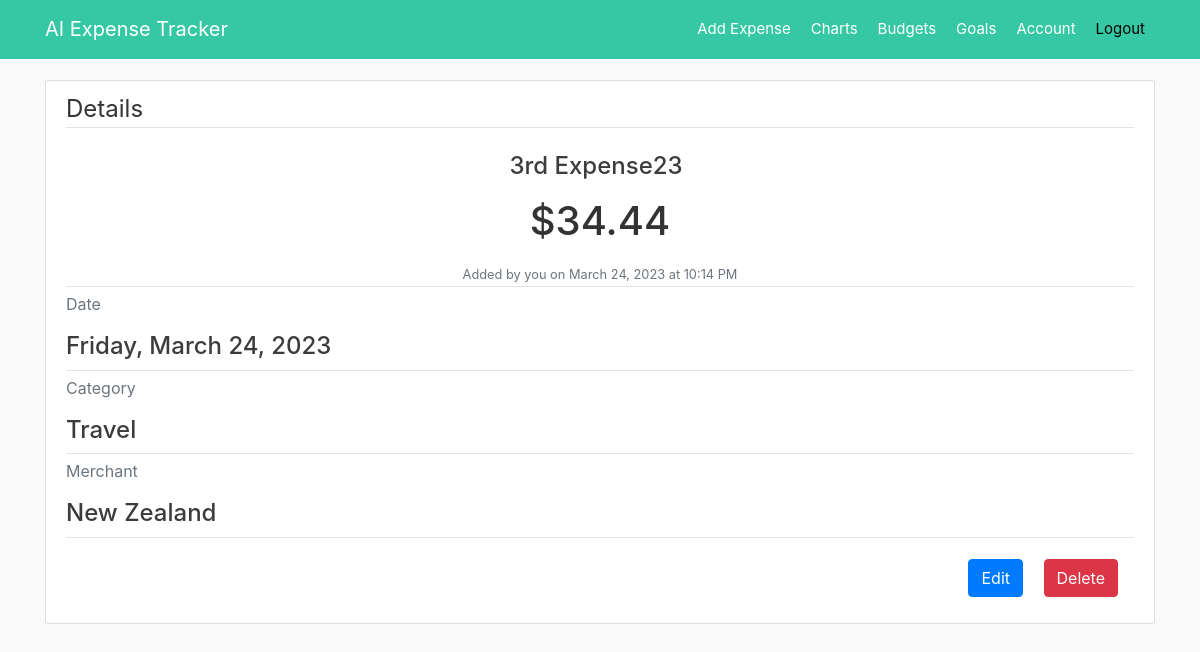
The page /expense/3 (signed in) on the database its author committed.
### app/models.py (models this page shows, shortened)
class Expense(db.Model):
    id = db.Column(db.Integer, primary_key=True)
    title = db.Column(db.String(100), nullable=False)
    amount = db.Column(db.Numeric(precision=8, asdecimal=False,
                       decimal_return_scale=2), nullable=False)
    date_spend = db.Column(db.DateTime, nullable=False)
    category = db.Column(db.String(20), nullable=False)
    merchant = db.Column(db.String(30), nullable=False)
    user_id = db.Column(db.Integer, db.ForeignKey('user.id'), nullable=False)
    date_posted = db.Column(db.DateTime, nullable=False)

### app/expenses/routes.py (the view)
@expenses.route("/expense/<int:expense_id>")
@login_required
def expense(expense_id):
    expense = Expense.query.get_or_404(expense_id)
    return render_template('expense.html', title=expense.title, expense=expense)

### app/models.py (called while the page is built)
@login_manager.user_loader
def load_user(user_id):
    return User.query.get(int(user_id))

### app/templates/expense.html (shortened to what this page needs)
{% extends "layout.html" %}
{% block content %}
<article class="media content-section">
  <div class="media-body">
      <legend class="border-bottom mb-4">Details</legend>
      <div class="article-metadata text-center">
          <h4 class="article-content mr-2">{{ expense.title }}</h4>
          <h1 class="article-content m-3">${{ expense.amount }}</h1>
          <small class="text-muted">Added by you on {{ expense.date_posted.strftime("%B %d, %Y at %I:%M %p") }}</small>
      </div>
      <div class="article-metadata">
          <p class="text-muted">Date</p>
          <h4 class="article-content">{{ expense.date_spend.strftime("%A, %B %d, %Y") }}</h4>
      </div>
      <div class="article-metadata">
          <p class="text-muted">Category</p>
          <h4 class="article-content">{{ expense.category }}</h4>
      </div>
      <div class="article-metadata">
          <p class="text-muted">Merchant</p>
          <h4 class="article-content">{{ expense.merchant }}</h4>
      </div>
      <div class="float-right">
          <a class="btn btn-primary mt-3 mb-3" href="{{ url_for('expenses.expense_update', expense_id=expense.id) }}">Edit</a>
          <button type="button" class="btn btn-danger btn-medium m-3" data-toggle="modal" data-target="#deleteModal">Delete</button>
      </div>
      </div>
</article>
{% endblock content %}

### app/static/main.css (style rules this page uses)
body { background: #fafafa; color: #333333; margin-top: 5rem; }
h2, h3, h4, h5, h6 { color: #3c3c3c; }
h1 { color: #; }
*, *:before, *:after { box-sizing: border-box; }
.content-section { background: #ffffff; padding: 10px 20px; border: 1px solid #dddddd; border-radius: 3px; margin-top: 35px; margin-bottom: 20px; }
.article-content { white-space: pre-line; }
.article-metadata { padding-bottom: 1px; margin-bottom: 5px; border-bottom: 1px solid #e3e3e3 }
.text-center { text-align: center; }

### rows shown on the page
Expense: title "3rd Expense23", amount "34.44", date_posted "March 24, 2023 at 10:14 PM", date_spend "Friday, March 24, 2023", category "Travel", merchant "New Zealand"
